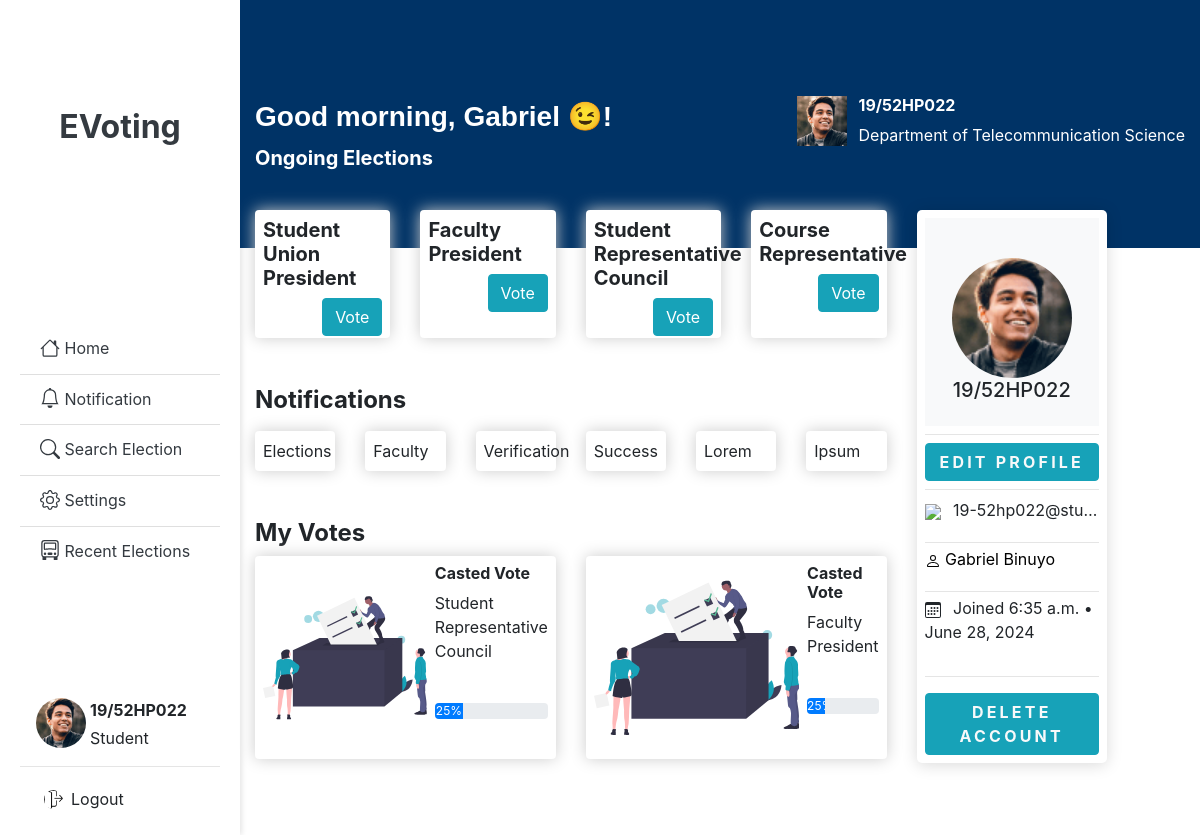
Screenshot of /dashboard/ (signed in) with the database file from the repository.
### users/models.py (models this page shows)
class User(AbstractUser):
    username = models.CharField(_('username'), max_length=150, unique=True,
                                validators=[username_validator])
    phone_number = models.CharField(max_length=11, null=True, blank=True)
    department = models.CharField(max_length=50, null=True, blank=True)

### election/models.py (models this page shows, shortened)
class Election(models.Model):
    title = models.CharField(max_length=255, null=True, blank=True)
    description = models.TextField()
    start_time = models.DateTimeField(default=timezone.now)
    end_time = models.DateTimeField(default=timezone.now)
    is_active = models.BooleanField(default=False)

### users/views.py (the view)
# urls.py: path('dashboard/', user_view.dashboard, name='dashboard'),
@login_required
def dashboard(request):
    elections = Election.objects.filter(is_active=True, start_time__lte=datetime.now(),
                                        end_time__gte=datetime.now())
    notifications = Notification.objects.filter(is_active=True)
    if Vote.objects.filter(user=request.user).exists():
        my_votes = Vote.objects.filter(user=request.user)
    else:
        my_votes = ""
    context = {
        'elections': elections,
        'notifications': notifications,
        'my_votes': my_votes,
        "now": datetime.now().hour,
    }
    return render(request, 'users/dashboard.html', context)

### election/models.py (called while the page is built)
    def __str__(self):
        return self.name

    def __str__(self):
        return f"{self.user} voted for {self.candidate}"

### users/templates/users/dashboard.html (shortened to what this page needs)
{% extends 'election/base.html' %}
{% load static %}
{% block content %}
<div class="section">
    <div class="container py-5" style="height: 31vh;">
        <div class="row mt-5">
            <div class="col">
                <h3 style="font-family: vremenagrotesk,sans-serif;font-weight: 900;line-height: 1.5;"><b>
                    {% if 0 >= now %}
                    Good morning,
                    {% elif now < 11.1 %}
                    Good morning,
                    {% elif 12 >= now %}
                    Good afternoon,
                    {% elif now < 15.1 %}
                    Good afternoon,
                    {% elif 16 >= now %}
                    Good evening,
                    {% elif now < 19.1 %}
                    Good evening,
                    {% elif 20 >= now %}
                    Good night,
                    {% elif now < 23.1 %}
                    Good night,
                    {% endif %}
                    {% if request.user.first_name %}
                    {{ request.user.first_name }} 😉!
                    {% elif request.user.username %}
                    {{ request.user.username }}😉! {% endif %}</b>
                </h3>
                <h5><b>Ongoing Elections</b></h5>
            </div>
            <div class="col-auto">
                <div class="row">
                    <div class="col">
                        <div class="media">
                            <img src="{% static 'images/4-thumb.png' %}" width="50" height="50"
                                 class="mr-2  user-image" fill="#fff" alt="">
                            <div class="media-body ml-1">
                                <h6 class="fs-6 fw-semibold text-white">
                                    <b>{{request.user}}</b>
                                </h6>
                                <p>{{ request.user.department }}</p>
                            </div>
                        </div>
                    </div>
                </div>
            </div>
        </div>
    </div>
</div>
<div class="container">
    <div class="search-category">
        <div class="row">
            <div class="col-lg-9">
                <div class="row">
                    {% for election in elections %}
                    <div class="col-3">
                        <div class="box-element" style="height: 8em">
                            <h5><b> {{ election.title }}</b></h5>
                            <a href="{% url 'show_election' election.id %}"
                               class="btn btn-info float-right">Vote</a>
                        </div>
                    </div>
                    {% endfor %}
                </div>
                <br>
                <br>
                <div class="row">
                    <div class="col-lg-12">
                        <h4><b>Notifications</b></h4>
                        <div class="row mt-3">
                            <div class="col-2">
                                <div class="box-element">Elections</div>
                            </div>
                            <div class="col-2">
                                <div class="box-element">Faculty</div>
                            </div>
                            <div class="col-2">
                                <div class="box-element">Verification</div>
                            </div>
                            <div class="col-2">
                                <div class="box-element">Success</div>
                            </div>
                            <div class="col-2">
                                <div class="box-element">Lorem</div>
                            </div><div class="col-2">
                                <div class="box-element">Ipsum</div>
                            </div>
                        </div>
                    </div>
                </div>
                <br>
                <br>
                <div class="row">
                    <div class="col-lg-12">
                        <h4 class="mb-2"><b>My Votes</b></h4>
                        <div class="row mt-2">
                            <div class="col-6">
                                <div class="box-element">
                                    <div class="media">
                                        <div class="media-body ml-2">
                                            <h6><b>Casted Vote</b></h6>
                                            <p>Student Representative Council</p>
                                            <br>
                                            <div class="progress">
                                                <div class="progress-bar" role="progressbar" style="width: 25%;"
                                                     aria-valuenow="25" aria-valuemin="0" aria-valuemax="100">25%
                                                </div>
                                            </div>
                                        </div>
                                    </div>
                                </div>
                            </div>
                            <div class="col-6">
                                <div class="box-element">
                                    <div class="media">
                                        <div class="media-body ml-2">
                                            <h6><b>Casted Vote</b></h6>
                                            <p>Faculty President</p>
                                            <br>
                                            <div class="progress">
                                                <div class="progress-bar" role="progressbar" style="width: 25%;"
                                                     aria-valuenow="25" aria-valuemin="0" aria-valuemax="100">25%
                                                </div>
                                            </div>
                                        </div>
                                    </div>
                                </div>
                            </div>
                        </div>
                    </div>
                </div>
            </div>
            <div class="col-lg-3 phone_size">
                <div class="sticky-top" style="top: 80px">
                    <div class="card border-0 p-2">
                        <div align="center" class="customer-profile">
                            <br>
                            <img width="120" height="120" background="#fff" color="#fff"
                                 class="rounded-circle customer-image "
                                 src="{% static 'images/4-thumb.png' %}">
                            <h5>
                                {{ request.user.username }}
                            </h5>
                        </div>
                        <hr class="my-2">
                        <a style="letter-spacing: 0.2em;
                                    text-transform: uppercase;
                                    font-weight: bold;" class="btn-lg-block btn btn-info text-light"
                           data-target="#updateUserModal" data-toggle="modal">Edit
                            profile
                        </a>
                        <hr class="my-2">
                        <p class="text-truncate">
                            <img class="mr-2"
                                 src="https://img.icons8.com/ios-filled/20/000000/location-update--v2.png"/>
                            {{ request.user.email }}
                        </p>
                        <hr class="my-1">
                        <div class="d-md-block">
                            <a href="tel:{{ request.user.driver.phone_number }}"
                               class="text-decoration-none category-link">
                                <p class="btn-call" onclick="off()">
                                    {{request.user.first_name }} {{request.user.last_name }}
                                </p>
                            </a>
                        </div>
                        <hr class="my-1">
                        <p>
                            Joined {{ request.user.date_joined|time }} &bull;
                            {{ request.user.date_joined|date }}
                        </p>
                        <hr>
                        <a style="letter-spacing: 0.2em;
                                    text-transform: uppercase;
                                    font-weight: bold;" class="btn-lg-block btn-info btn text-light"
                           href="{% url 'delete_account' %}">
                            delete account
                        </a>
                    </div>
                    <br>
                </div>
            </div>
        </div>
        <br>
        <br>
    </div>
</div>
{% endblock %}

### election/templates/election/base.html (shortened to what this page needs)
<!doctype html>
{% load static %}
{% load crispy_forms_tags %}
{% load pwa %}
{% load humanize %}
<html lang="en">
<head>
    <link rel="stylesheet" href="https://cdn.ayroui.com/1.0/css/tiny-slider.css"/>
    <link rel="stylesheet" href="https://stackpath.bootstrapcdn.com/bootstrap/4.5.0/css/bootstrap.min.css"
>
    <link href="https://stackpath.bootstrapcdn.com/bootstrap/4.4.1/css/bootstrap.min.css" rel="stylesheet"
          type="text/css"/>
    <link rel="stylesheet" href="https://cdn.jsdelivr.net/npm/bootstrap@4.6.1/dist/css/bootstrap.min.css"
>
    <link rel="stylesheet" href="https://cdnjs.cloudflare.com/ajax/libs/animate.css/4.1.1/animate.min.css"/>
    <link rel="stylesheet" href="https://cdnjs.cloudflare.com/ajax/libs/animate.css/3.7.2/animate.min.css">
    <link rel="stylesheet" href="https://cdnjs.cloudflare.com/ajax/libs/font-awesome/4.7.0/css/font-awesome.min.css">
</head>
<body id="page-top">
<main id="main">
    <div class="sidebar">
        <div class="logo-container">
            <a href="/" class="text-dark text-decoration-none align-items-center">
                <div class="media" align="center">
                    <div class="media-body">
                        <br>
                        <br>
                        <br>
                        <h2 class="w3-bar-item mt-3"><b>EVoting</b></h2>
                    </div>
                </div>
            </a>
        </div>
        <ul class="list-group sidebar-list list-group-flush">
                <li class="list-group-item">
                    <a href="{% url 'dashboard' %}" class="text-decoration-none text-dark w3-bar-item w3-button">
                        Home</a>
                </li>
                <li class="list-group-item">
                    <a onclick="openNav()" data-href="#" class="text-decoration-none text-dark w3-bar-item w3-button">
                        Notification</a>
                </li>
                <li class="list-group-item">
                    <a href="#" class="text-decoration-none text-dark w3-bar-item w3-button">
                        <svg xmlns="http://www.w3.org/2000/svg" width="20" height="20" fill="currentColor"
                             class="bi bi-search mb-1" viewBox="0 0 16 16">
                            <path d="M11.742 10.344a6.5 6.5 0 1 0-1.397 1.398h-.001q.044.06.098.115l3.85 3.85a1 1 0 0 0 1.415-1.414l-3.85-3.85a1 1 0 0 0-.115-.1zM12 6.5a5.5 5.5 0 1 1-11 0 5.5 5.5 0 0 1 11 0"/>
                        </svg>
                        Search Election</a>
                </li>
                <li class="list-group-item">
                    <a href="#" class="text-decoration-none text-dark w3-bar-item w3-button">
                        Settings
                    </a>
                </li>
                <li class="list-group-item">
                    <a href="" class="text-decoration-none text-dark w3-bar-item w3-button">
                        Recent Elections
                    </a>
                </li>
            </ul>
        <div class="user-info">
            <div class="media">
                <img class="ml-3" src="{% static 'images/4-thumb.png' %}" alt="User Image">
                <div class="media-body ml-1">
                    <p class="mb-1"><b>{{request.user}}</b></p>
                    <span>Student</span>
                </div>
            </div>
            <hr>
            <a class="dropdown-item d-flex align-items-center" href="{% url 'logout' %}">
                <img src="{% static 'images/log-out.png' %}" style="width: 19px !important;
                        height: 19px !important;" class="rounded-circle user-image mr-2" alt="">
                Logout
            </a>
        </div>
    </div>
    <div style="margin-left:20%">
        {% block content %}
        {% endblock %}
    </div>
</main>
</body>
</html>

### election/templates/election/base.html (style rules this page uses)
.user-info img { width: 50px; height: 50px; border-radius: 50%; }
.sidebar { position: fixed; top: 0; left: 0; height: 100%; width: 20%; background-color: white; display: flex; flex-direction: column; justify-content: space-between; box-shadow: 2px 0 5px rgba(0,0,0,0.1); padding: 20px; }
.logo-container { text-align: center; margin-bottom: 15px; }
.sidebar-list { list-style-type: none; padding: 0; flex-grow: 1; display: flex; flex-direction: column; justify-content: center; text-color: black !important; color: black !important; }
.user-info { text-align: left; }
body { background-color: #FFF; !important; }
.box-element, .dropdown-menu { box-shadow:hsl(0, 0%, 80%) 0 0 16px; background-color: #fff; border-radius: 4px; padding: 8px; }

### users/templates/users/dashboard.html (style rules this page uses)
.section { background: #003366; border-color: #003366; color: #fff; position: relative; }
.search-category { position: absolute; top: 210px; width: 71%; }
.category-link { color: #000; }
.border-0 { border: 0!important; }
.card { box-shadow: 0 2px 1rem rgba(0,0,0,.15); background-color: white; position: relative; display: -webkit-flex; display: flex; -webkit-flex-direction: column; flex-direction: column; min-width: 0; word-wrap: break-word; background-color: #fff; background-clip: border-box; border: 0 solid transparent; border-radius: 5px; }
.customer-profile { padding: 1rem; text-align: center; background: #f8f9fa; }

### rows the page displays
User: user "19/52HP022", user.first_name "Gabriel", user.department "Department of Telecommunication Science", user.username "19/52HP022", user.email "19-52hp022@stu…", user.last_name "Binuyo", user.date_joined "6:35 a.m.", user.date_joined "June 28, 2024"
Election: title "Student Union President"
Election: title "Faculty President"
Election: title "Student Representative Council"
Election: title "Course Representative"
